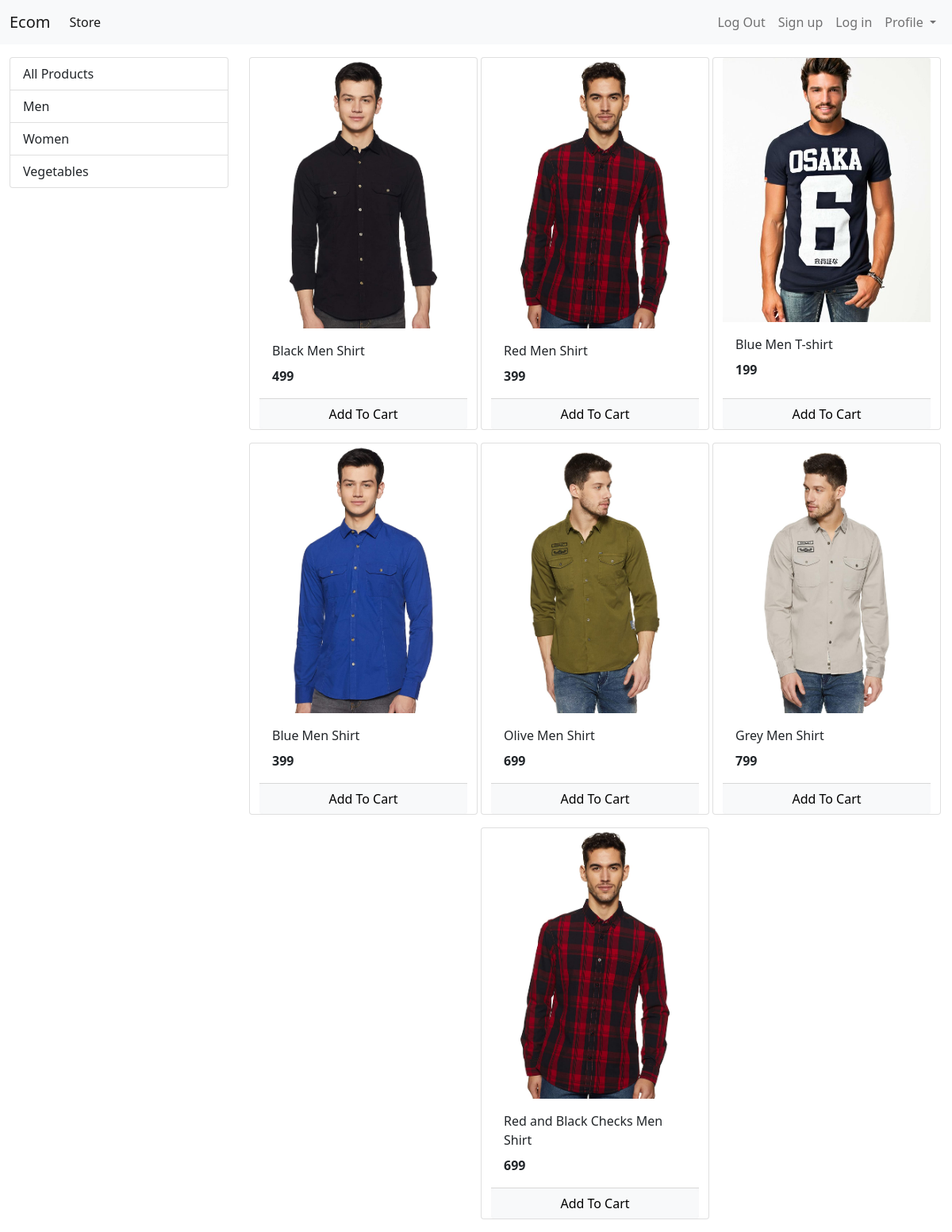
/?category=1, run on the app's committed database.
### store/models/category.py (models this page shows, shortened)
class Category(models.Model):
    name = models.CharField(max_length=20)
    @staticmethod
    def get_all_categories():
        return Category.objects.all()

### store/models/product.py (models this page shows, shortened)
class Product (models.Model):
    name = models.CharField(max_length=50)
    price = models.IntegerField(default=0)
    description = models.CharField(max_length=200, default='', null = True, blank=True)
    image = models.ImageField(upload_to='uploads/products/')
    category = models.ForeignKey(Category, on_delete=models.CASCADE)
    @staticmethod
    def get_products_by_CategoryId(category_Id):
        if category_Id:
            return Product.objects.filter(category = category_Id)
        else:
            return Product.get_all_products()

### store/views/home.py (the view, shortened to what this page needs)
# urls.py: path('', Index.as_view(), name = 'homepage'),
class Index(View):
    def get(self, request):
        cart = request.session.get('cart')
        if not cart:
            request.session['cart'] = {}
        products = None
        categories = Category.get_all_categories()
        categoryID = request.GET.get('category')
        if categoryID:
            products = Product.get_products_by_CategoryId(categoryID)
        else:
            products = Product.get_all_products()
        data = {}
        data['categories'] = categories
        data['products'] = products
        print("You are: ", request.session.get('email'))
        return render(request, 'index.html', data)

### store/templatetags/cart.py (called while the page is built)
@register.filter(name='is_in_cart')
def is_in_cart(product, cart):
    keys = cart.keys()
    for id in keys:
        if int(id) == product.id:
            return True
    return False

### store/templates/index.html (shortened to what this page needs)
{%extends 'base.html'%}
{% block content %}
{% load cart %}
<div class="container-fluid mt-3">
  <div class="row">
    <div class="col-lg-3 mx-auto">
      <div class="list-group">
        <a href="/" class="list-group-item list-group-item-action ">All Products</a>
        {% for category in categories %}
        <a href="/?category={{category.id}}" class="list-group-item list-group-item-action ">{{category.name}}</a>
        {% endfor %}
      </div>
    </div>
		<div id='products' class="col-lg-9 mx-auto">
			<div class="row mx-auto">
				{% for product in products %}
				<div class="card mx-auto mb-3" id={{product.id}} style="width: 18rem;">
					<img class="card-img-top" src="{{product.image.url}}" alt="Card image cap">
					<div class="card-body">
						<p class="card-title">{{product.name}}</p>
						<p class="card-text"><b>{{product.price}}</b></p>
					</div>
					<div class="card-footer p-0 no-gutters">
						{% if product|is_in_cart:request.session.cart %}
						<div class="row no-gutters">
							<form action="/#{{product.id}}" class="col-2 " method="post">
								{% csrf_token %}
								<input hidden type="text" name='product' value='{{product.id}}'>
								<input hidden type="text" name='remove' value='True'>
								<input type="submit" value=" - " class="btn btn-block btn-light border-right">
							</form>
							<div class="text-center col">{{product|cart_quantity:request.session.cart}} in Cart</div>
							<form action="/#{{product.id}}" class="col-2 " method="post">
								{% csrf_token %}
								<input hidden type="text" name='product' value='{{product.id}}'>
								<input type="submit" value=" + " class="btn btn-block btn-light border-left">
							</form>
						</div>
						{% else %}
						<form action="/#{{product.id}}" method="POST" class="btn-block">
							<input type="submit" class="float-right btn btn-light  form-control"
								value="Add To Cart">
						</form>
						{% endif %}
					</div>
				</div>
				{% endfor %}
			</div>
		</div>
	</div>
</div>
{%endblock%}

### data on the page
Category: name "Men"
Category: name "Women"
Category: name "Vegetables"
Product: {{ product.id }} 1 (drawn), image (picture), name "Black Men Shirt", price "499"
Product: image (picture), name "Red Men Shirt", price "399"
Product: image (picture), name "Blue Men T-shirt", price "199"
Product: image (picture), name "Blue Men Shirt", price "399"
Product: image (picture), name "Olive Men Shirt", price "699"
Product: image (picture), name "Grey Men Shirt", price "799"
Product: image (picture), name "Red and Black Checks Men Shirt", price "699"
